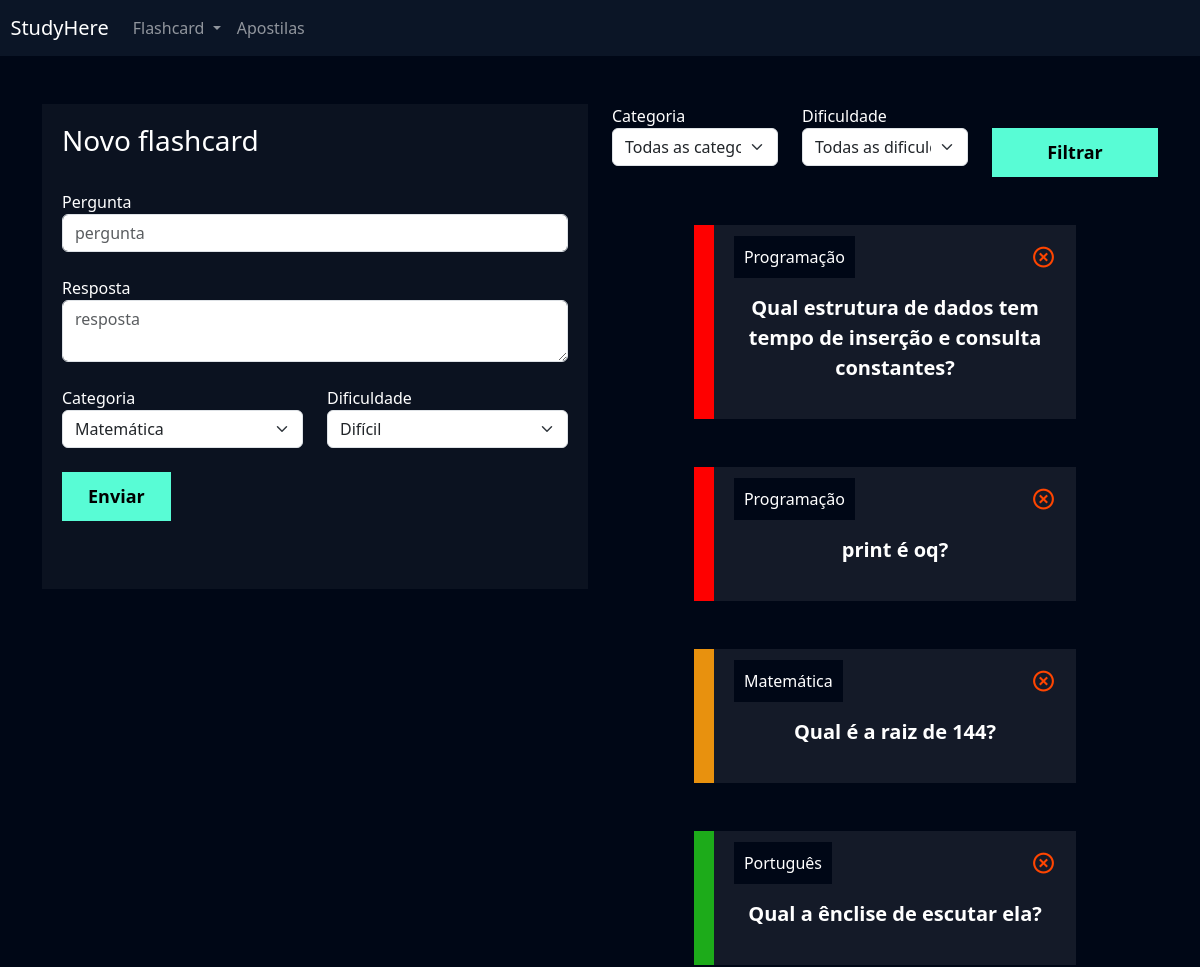
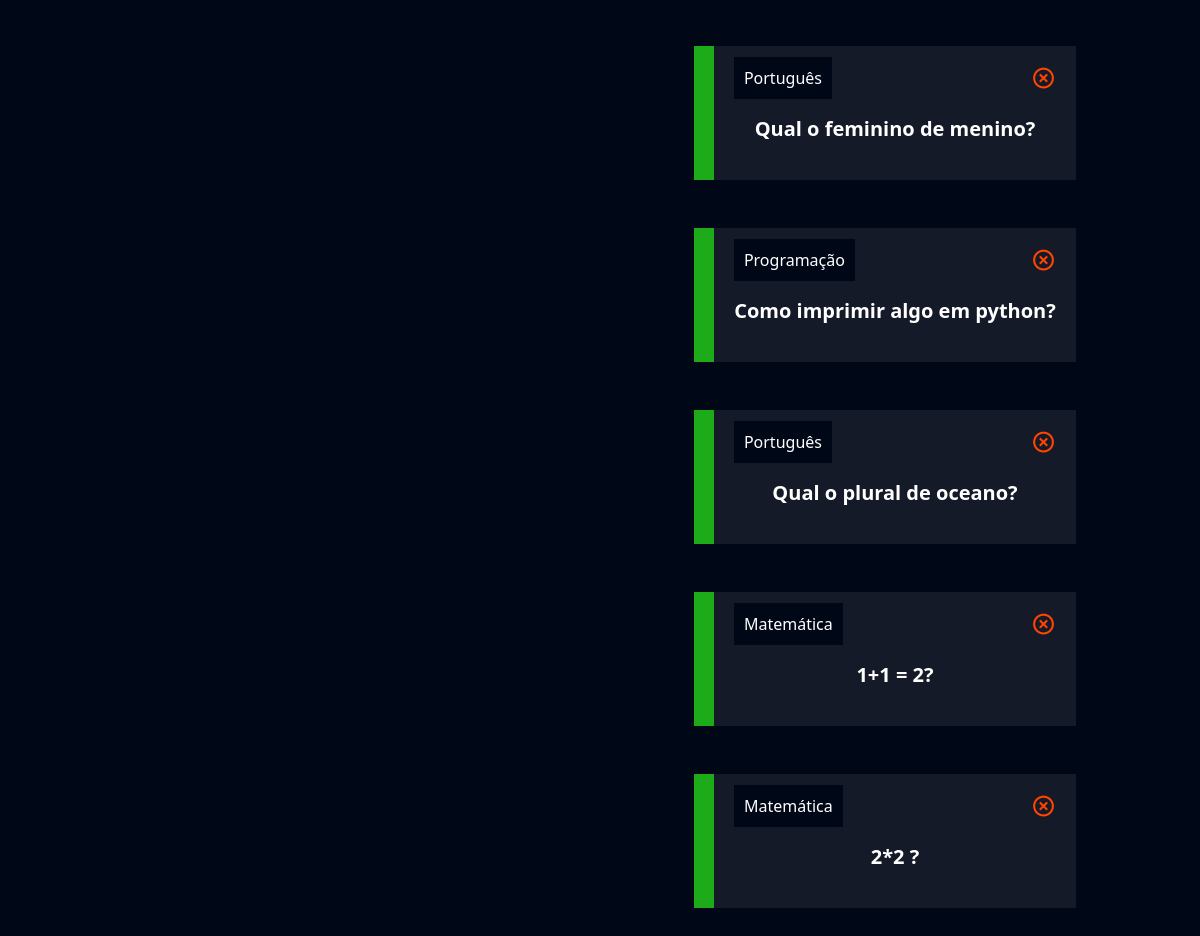
/flashcard/novo_flashcard/ (signed in), run on the app's committed database (2 pictures, top to bottom).
### flashcard/models.py (models this page shows, shortened)
class Flashcard(models.Model):
    DIFICULDADE_CHOICES = (('D', 'Difícil'), ('M', 'Médio'), ('F', 'Fácil'))
    user = models.ForeignKey(User, on_delete=models.DO_NOTHING)
    pergunta = models.CharField(max_length=100)
    resposta = models.TextField()
    categoria = models.ForeignKey(Categoria, on_delete=models.DO_NOTHING)
    dificuldade = models.CharField(max_length=1, choices=DIFICULDADE_CHOICES)
    @property
    def css_dificuldade(self):
        if self.dificuldade == 'F':
            return "flashcard-facil"
        elif self.dificuldade == 'M':
            return "flashcard-medio"
        elif self.dificuldade == 'D':
            return "flashcard-dificil"

class Categoria(models.Model):
    nome = models.CharField(max_length=20)
    def __str__(self):
        return self.nome

### flashcard/views.py (the view, shortened to what this page needs)
# urls.py: path('novo_flashcard/', views.novo_flashcard, name="novo_flashcard"),
def novo_flashcard(request):
    if not request.user.is_authenticated:
        return redirect('/usuarios/logar')
    if request.method == 'GET':
        categorias = Categoria.objects.all()
        dificuldades = Flashcard.DIFICULDADE_CHOICES
        flashcards = Flashcard.objects.filter(user=request.user)
        categoria_filtrar = request.GET.get('categoria')
        dificuldade_filtrar = request.GET.get('dificuldade')
        if categoria_filtrar:
            flashcards = flashcards.filter(categoria__id=categoria_filtrar)
        if dificuldade_filtrar:
            flashcards = flashcards.filter(dificuldade=dificuldade_filtrar)
        return render(request, 'novo_flashcard.html', {'categorias': categorias, 'dificuldades': dificuldades, 'flashcards':flashcards})

### flashcard/templates/novo_flashcard.html (shortened to what this page needs)
{% extends "base.html" %}
{% load static %}
{% block 'cabecalho' %}
    <link href="{% static 'usuarios/css/cadastro.css' %}" rel="stylesheet">
    <link href='https://unpkg.com/boxicons@2.1.4/css/boxicons.min.css' rel='stylesheet'>
    <link href="{% static 'flashcard/css/novo_flashcard.css' %}" rel="stylesheet">
{% endblock 'cabecalho' %}
{% block 'conteudo' %}
    {% include "partials/header.html" %}
    <div class="container">
        <br>
        <br>
        <div class="row">
            <div class="col-md">
                <div class="box-form">
                    <form action="{% url 'novo_flashcard' %}" method="POST"> {% csrf_token %}
                        <h3>Novo flashcard</h3>
                        <br>
                        <label>Pergunta</label>
                        <input type="text" class="form-control" placeholder="pergunta" name="pergunta">
                        <br>
                        <label>Resposta</label>
                        <textarea class="form-control" placeholder="resposta" name="resposta"></textarea>
                        <br>
                        <div class="row">
                                <div class="col-md">
                                    <label for="">Categoria</label>
                                    <select class="form-select" name="categoria">
                                        {% for categoria in categorias %}
                                            <option value="{{categoria.id}}">{{categoria}}</option>
                                        {% endfor %}
                                    </select>
                                </div>
                                <div class="col-md">
                                    <label for="">Dificuldade</label>
                                    <select class="form-select" name="dificuldade">
                                        {% for dificuldade in dificuldades %}
                                            <option value="{{dificuldade.0}}">{{dificuldade.1}}</option>
                                        {% endfor %}
                                    </select>
                                </div>
                        </div>
                        <br>
                        <input type="submit" value="Enviar" class="btn-cadastro">
                        <br>
                        <br>
                        <br>
                    </form>
                </div>
            </div>
            <div class="col-md">
                <form action="{% url 'novo_flashcard' %}" method="GET">
                    <div class="row">
                        <div class="col-md">
                            <label for="">Categoria</label>
                            <select name="categoria" id="" class="form-select">
                                <option value="">Todas as categorias</option>
                            </select>
                        </div>
                        <div class="col-md">
                            <label for="">Dificuldade</label>
                            <select name="dificuldade" id="" class="form-select">
                                <option value="">Todas as dificuldades</option>
                            </select>
                        </div>
                        <div class="col-md">
                            <br>
                            <input type="submit" style="width: 100%" value="Filtrar" class="btn-cadastro">
                        </div>
                    </div>
                </form>
                <br>
                <br>
                {% for flash in flashcards %}
                    <div class="box-new-flashcard" onclick="flip_card({{flash.id}})">
                        <div class="flashcard {{flash.css_dificuldade}}">
                            <div class="flashcard-categoria">
                                {{flash.categoria}}
                            </div>
                            <a href="{% url 'deletar_flashcard' flash.id %}"><i class='icone-exit bx bx-x-circle'></i></a>
                            <br>
                            <br>
                            <div class="flashcard-box-item">
                                <p class="flashcard-item">{{flash.pergunta}}</p>
                            </div>
                        </div>
                    </div>
                    <br>
                    <br>
                {% endfor %}
            </div>
        </div>
    </div>
{% endblock 'conteudo' %}

### templates/static/geral/css/base.css (style rules this page uses)
:root { --main-color: #0b1526; --dark-color: #000716; --secondary-dark-color: rgb(15, 2, 26); --light-color: #00c1f3; --contrast-color: #f4c96b; --differential-color: #58fcd5; }
body { background-color: var(--dark-color) !important; color: white !important; }

### templates/static/usuarios/css/cadastro.css (style rules this page uses)
* { margin: 0; padding: 0; }
.box-form { padding: 20px; background-color: rgba(217,217,217, .05); color: white !important; }
.btn-cadastro { padding: 10px; background-color: #58fcd5; border: none; border: 1px solid #58fcd5; font-size: 18px; font-weight: bold; padding-left: 25px; padding-right: 25px; }

### templates/static/flashcard/css/novo_flashcard.css (style rules this page uses)
.box-new-flashcard { width: 70%; margin: auto; }
.flashcard { background-color: rgba(255, 255, 255, .08); padding: 20px; }
.flashcard-box-item { text-align: center; }
.flashcard p { font-size: 20px; font-weight: bold; cursor: pointer; }
.flashcard-facil { border-left: 20px solid #1DAB1A; }
.flashcard-medio { border-left: 20px solid #E8910E; }
.flashcard-dificil { border-left: 20px solid #FE0000; }
.flashcard-categoria { background-color: var(--dark-color); display: inline; padding: 10px; }
.icone-exit { float: right; font-size: 25px; color: orangered; }

### data on the page
Flashcard: categoria "Programação", pergunta "Qual estrutura de dados tem tempo de inserção e consulta constantes?"
Flashcard: categoria "Programação", pergunta "print é oq?"
Flashcard: categoria "Matemática", pergunta "Qual é a raiz de 144?"
Flashcard: categoria "Português", pergunta "Qual a ênclise de escutar ela?"
Flashcard: categoria "Português", pergunta "Qual o feminino de menino?"
Flashcard: categoria "Programação", pergunta "Como imprimir algo em python?"
Flashcard: categoria "Português", pergunta "Qual o plural de oceano?"
Flashcard: categoria "Matemática", pergunta "1+1 = 2?"
Flashcard: categoria "Matemática", pergunta "2*2 ?"

### other printed values
form field categoria "Matemática"
form field dificuldade "Difícil"
